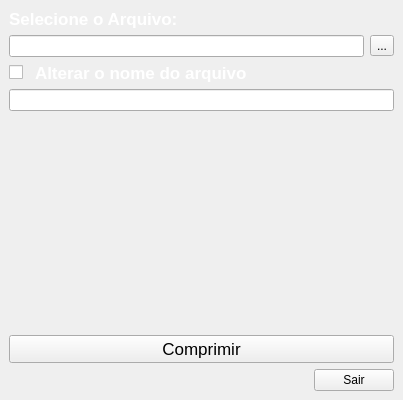
<?xml version="1.0" encoding="UTF-8"?>
<ui version="4.0">
 <class>Tela_Compressao</class>
 <widget class="QMainWindow" name="Tela_Compressao">
  <property name="windowModality">
   <enum>Qt::ApplicationModal</enum>
  </property>
  <property name="geometry">
   <rect>
    <x>0</x>
    <y>0</y>
    <width>403</width>
    <height>400</height>
   </rect>
  </property>
  <property name="windowTitle">
   <string>COMPRESSÃO</string>
  </property>
  <property name="tabShape">
   <enum>QTabWidget::Rounded</enum>
  </property>
  <widget class="QWidget" name="centralwidget">
   <layout class="QVBoxLayout" name="verticalLayout_5">
    <item>
     <layout class="QVBoxLayout" name="verticalLayout_3">
      <item>
       <widget class="QLabel" name="label">
        <property name="font">
         <font>
          <pointsize>13</pointsize>
          <weight>75</weight>
          <bold>true</bold>
          <kerning>true</kerning>
         </font>
        </property>
        <property name="styleSheet">
         <string notr="true">color : white</string>
        </property>
        <property name="text">
         <string>Selecione o Arquivo:</string>
        </property>
       </widget>
      </item>
      <item>
       <layout class="QVBoxLayout" name="verticalLayout">
        <item>
         <layout class="QHBoxLayout" name="horizontalLayout_2">
          <item>
           <widget class="QLineEdit" name="lineEdit"/>
          </item>
          <item>
           <widget class="QToolButton" name="toolButton">
            <property name="text">
             <string>...</string>
            </property>
            <property name="autoRaise">
             <bool>false</bool>
            </property>
           </widget>
          </item>
         </layout>
        </item>
       </layout>
      </item>
     </layout>
    </item>
    <item>
     <layout class="QVBoxLayout" name="verticalLayout_4">
      <item>
       <layout class="QHBoxLayout" name="horizontalLayout">
        <item>
         <widget class="QCheckBox" name="checkBox">
          <property name="maximumSize">
           <size>
            <width>20</width>
            <height>16777215</height>
           </size>
          </property>
          <property name="font">
           <font>
            <pointsize>13</pointsize>
            <weight>75</weight>
            <bold>true</bold>
           </font>
          </property>
          <property name="styleSheet">
           <string notr="true"/>
          </property>
          <property name="text">
           <string/>
          </property>
         </widget>
        </item>
        <item alignment="Qt::AlignLeft|Qt::AlignVCenter">
         <widget class="QLabel" name="label_2">
          <property name="minimumSize">
           <size>
            <width>355</width>
            <height>0</height>
           </size>
          </property>
          <property name="font">
           <font>
            <pointsize>13</pointsize>
            <weight>75</weight>
            <bold>true</bold>
           </font>
          </property>
          <property name="styleSheet">
           <string notr="true">color : white</string>
          </property>
          <property name="text">
           <string>Alterar o nome do arquivo</string>
          </property>
         </widget>
        </item>
       </layout>
      </item>
      <item>
       <layout class="QHBoxLayout" name="horizontalLayout_4">
        <item>
         <widget class="QLineEdit" name="lineEdit_2"/>
        </item>
       </layout>
      </item>
     </layout>
    </item>
    <item>
     <layout class="QVBoxLayout" name="verticalLayout_2">
      <item>
       <spacer name="verticalSpacer">
        <property name="orientation">
         <enum>Qt::Vertical</enum>
        </property>
        <property name="sizeHint" stdset="0">
         <size>
          <width>20</width>
          <height>40</height>
         </size>
        </property>
       </spacer>
      </item>
      <item>
       <widget class="QPushButton" name="pushButton_2">
        <property name="font">
         <font>
          <pointsize>13</pointsize>
         </font>
        </property>
        <property name="text">
         <string>Comprimir</string>
        </property>
       </widget>
      </item>
      <item>
       <layout class="QHBoxLayout" name="horizontalLayout_3">
        <item>
         <spacer name="horizontalSpacer_2">
          <property name="orientation">
           <enum>Qt::Horizontal</enum>
          </property>
          <property name="sizeHint" stdset="0">
           <size>
            <width>40</width>
            <height>20</height>
           </size>
          </property>
         </spacer>
        </item>
        <item>
         <widget class="QPushButton" name="pushButton">
          <property name="text">
           <string>Sair</string>
          </property>
         </widget>
        </item>
       </layout>
      </item>
     </layout>
    </item>
   </layout>
  </widget>
  <widget class="QMenuBar" name="menubar">
   <property name="geometry">
    <rect>
     <x>0</x>
     <y>0</y>
     <width>403</width>
     <height>25</height>
    </rect>
   </property>
  </widget>
 </widget>
 <resources/>
 <connections/>
</ui>
